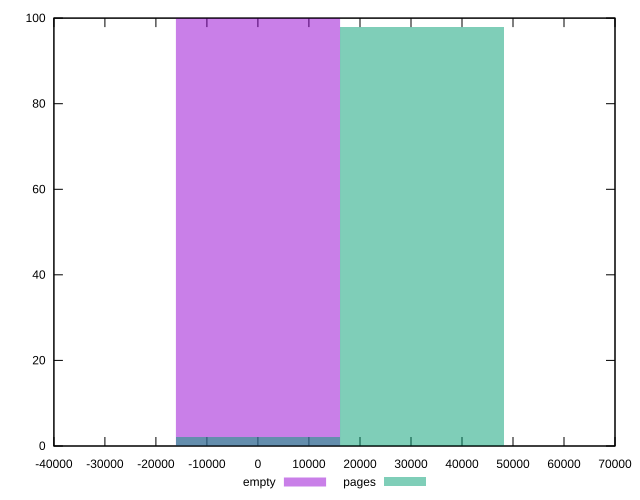

Source code (gnuplot):
reset
set terminal svg size 640, 500 enhanced background rgb 'white'
set output "report_00007_2020-12-11T15:55:29.892Z/uses-webp-images/comparison/histogram/0_vs_1.svg"

$empty <<EOF
0 100
EOF

$pages <<EOF
0 2
32183.967361188566 98
EOF

set key outside below
set boxwidth 32183.967361188566
set yrange [0:100]
set style fill transparent solid 0.5 noborder

plot \
  $empty title "empty" with boxes, \
  $pages title "pages" with boxes, \


reset
